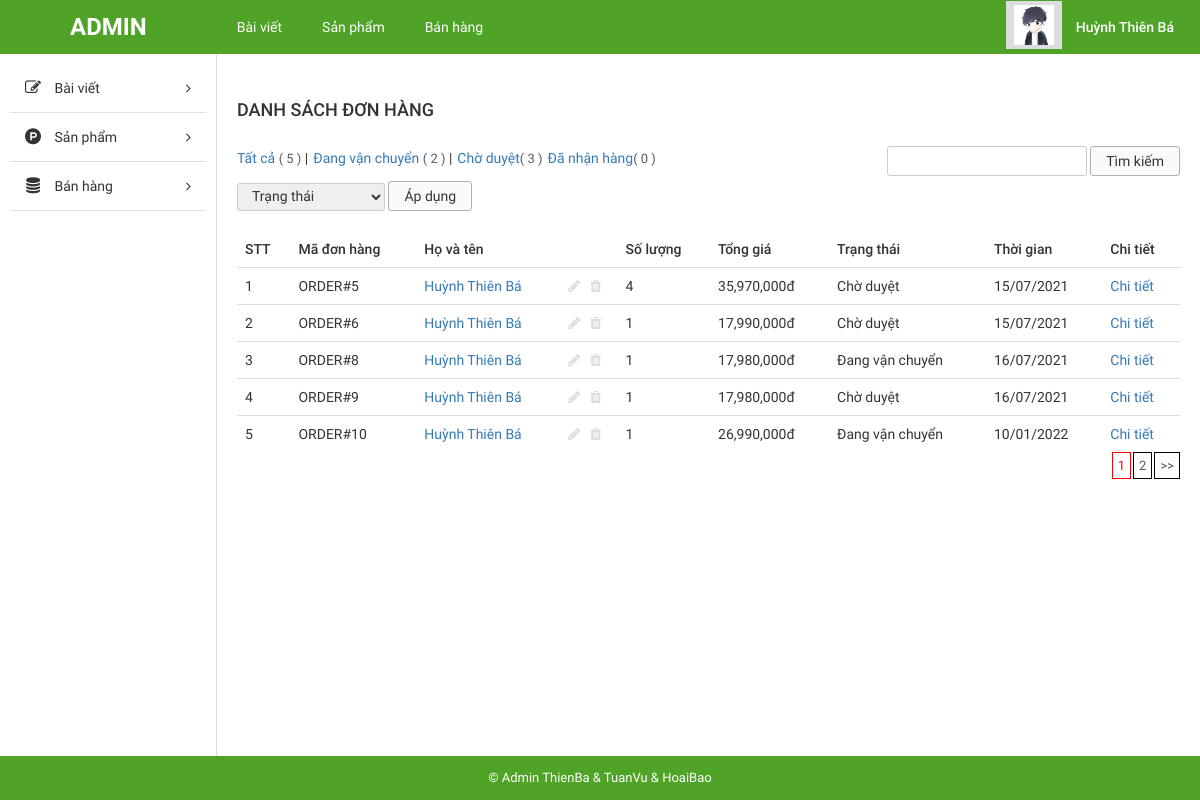
The page /admin/index.php?mod=order&action=list_order (signed in) on the database its author committed.
### tables this page shows
CREATE TABLE `tbl_order` (
  `id` int(11) NOT NULL,
  `order_qty` int(11) NOT NULL,
  `total_price` float NOT NULL,
  `order_status` enum('1','2','3') NOT NULL DEFAULT '1',
  `order_date` int(11) NOT NULL,
  `update_date` int(11) DEFAULT NULL,
  `pay_method` enum('1','2') NOT NULL,
  `product_id` int(11) NOT NULL,
  `customer_id` int(11) NOT NULL
);

CREATE TABLE `tbl_customer` (
  `customer_id` int(11) NOT NULL,
  `order_id` int(11) NOT NULL,
  `name` varchar(100) NOT NULL,
  `phone_number` varchar(11) NOT NULL,
  `email` varchar(100) NOT NULL,
  `address` varchar(300) NOT NULL,
  `update_date` int(11) DEFAULT NULL,
  `date_order` int(11) DEFAULT NULL,
  `notice` text DEFAULT NULL
);

### admin/libraries/database.php (called while the page is built, shortened)
<?php
function db_query($query_string) {
    global $conn;
    $result = mysqli_query($conn, $query_string);
    return $result;
}
function db_fetch_array($query_string) {
    $result = array();
    $mysqli_result = db_query($query_string);
    while ($row = mysqli_fetch_assoc($mysqli_result)) {
        $result[] = $row;
    }
    return $result;
}
function db_num_rows($query_string) {
    $mysqli_result = db_query($query_string);
	return mysqli_num_rows($mysqli_result);
}

### admin/modules/order/controllers/indexController.php (called while the page is built, shortened)
<?php
function list_orderAction()
{
    $num_row = db_num_rows("SELECT * FROM `tbl_order`");
    $total_row = $num_row;
    $num_per_page = 5;
    $num_page = ceil($total_row / $num_per_page);
    $page = isset($_GET['page']) ? (int)$_GET['page'] : 1;
    $start = ($page - 1) * $num_per_page;
    $list_order = get_list_order($start, $num_per_page);
    foreach ($list_order as &$order) {
        $order['url_delete'] = "?mod=order&action=delete_order&id={$order['id']}";
        $order['url_update'] = "?mod=order&action=update_order&id={$order['id']}";
    }
    $data['list_order'] = $list_order;
    load_view("list_order", $data);
}

### admin/core/router.php (called while the page is built, shortened)
<?php
$action_name = get_action().'Action';
call_function(array('construct', $action_name));

### admin/core/appload.php (called while the page is built, shortened)
<?php
require CONFIGPATH . DIRECTORY_SEPARATOR . 'database.php';
require LIBPATH . DIRECTORY_SEPARATOR . 'database.php';
require COREPATH . DIRECTORY_SEPARATOR . 'base.php';
require COREPATH . DIRECTORY_SEPARATOR . 'router.php';

### admin/index.php (called while the page is built, shortened)
<?php
require COREPATH.DIRECTORY_SEPARATOR.'appload.php';

### admin/modules/order/models/indexModel.php (called while the page is built, shortened)
<?php
    function get_list_order($start, $num_per_page){
        return db_fetch_array("SELECT * FROM `tbl_order` LEFT JOIN `tbl_customer` ON `tbl_order`.`customer_id` = `tbl_customer`.`customer_id` LIMIT {$start}, {$num_per_page}");
    }

### admin/helper/users.php (called while the page is built, shortened)
<?php
    function is_login(){
        if(isset($_SESSION['is_login'])){
            return true;
        }
        return false;
    }
    function info_user($field = 'id'){
        $list_user = db_fetch_array("SELECT * FROM `tbl_users`");
        foreach($list_user as $user){
            if(isset($_SESSION['is_login'])){
                if($user['username'] == $_SESSION['user_login']){
                    if(array_key_exists($field, $user)){
                        return $user[$field];
                    }
                }
            }
        }
    }
?>

### admin/helper/format.php (called while the page is built)
<?php
function currency_format($number, $suffix = 'đ'){
    return number_format($number).$suffix;
}

### admin/modules/order/views/list_orderView.php (the view, shortened to what this page needs)
<?php
get_header();
global $num_page, $page, $result_search_status, $result_search, $start;
?>
<div id="main-content-wp" class="list-product-page">
    <div class="wrap clearfix">
        <div id="content" class="fl-right">
            <div class="section" id="title-page">
                <div class="clearfix">
                    <h3 id="index" class="fl-left">Danh sách đơn hàng</h3>
                </div>
            </div>
            <div class="section" id="detail-page">
                <div class="section-detail">
                    <div class="filter-wp clearfix">
                        <ul class="post-status fl-left">
                            <li class="all"><a href="">Tất cả <span class="count">( <?php echo count($list_order); ?> )</span></a> |</li>
                            <li class="publish"><a href="">Đang vận chuyển <span class="count">(
                                        <?php
                                        $count = 0;
                                        foreach ($list_order as $order) {
                                            if ($order['order_status'] == 2) {
                                                $count++;
                                            }
                                        }
                                        echo $count;
                                        ?>
                                        )</span></a> |</li>
                            <li class="pending"><a href="">Chờ duyệt<span class="count">(
                                        <?php
                                        $count = 0;
                                        foreach ($list_order as $order) {
                                            if ($order['order_status'] == 1) {
                                                $count++;
                                            }
                                        }
                                        echo $count;
                                        ?>
                                        )</span></a></li>
                            <li class="pending"><a href="">Đã nhận hàng<span class="count">(
                                        <?php
                                        $count = 0;
                                        echo $count;
                                        ?>
                                        )</span></a></li>
                        </ul>
                        <form method="POST" class="form-s fl-right">
                            <input type="text" name="search" id="s" value="<?php if (!empty($_POST['search'])) echo $_POST['search']; ?>">
                            <input type="submit" name="btn_search" value="Tìm kiếm">
                        </form>
                    </div>
                    <div class="actions">
                        <form method="POST" action="" class="form-actions">
                            <select name="status">
                                <option value="">Trạng thái</option>
                            </select>
                            <input type="submit" name="btn_search_status" value="Áp dụng">
                        </form>
                    </div>
                    <div class="table-responsive">
                        <?php
                        if ((!isset($_POST['btn_search']) || empty($_POST['search'])) && (!isset($_POST['btn_search_status']) || empty($_POST['status']))) {
                            if (!empty($list_order)) {
                        ?>
                                <table class="table list-table-wp">
                                    <thead>
                                        <tr>
                                            <td><span class="thead-text">STT</span></td>
                                            <td><span class="thead-text">Mã đơn hàng</span></td>
                                            <td><span class="thead-text">Họ và tên</span></td>
                                            <td><span class="thead-text">Số lượng</span></td>
                                            <td><span class="thead-text">Tổng giá</span></td>
                                            <td><span class="thead-text">Trạng thái</span></td>
                                            <td><span class="thead-text">Thời gian</span></td>
                                            <td><span class="thead-text">Chi tiết</span></td>
                                        </tr>
                                    </thead>
                                    <tbody>
                                        <?php
                                        $count = $start;
                                        foreach ($list_order as $order) {
                                            $count++;
                                        ?>
                                            <tr>
                                                <td><span class="tbody-text"><?php echo $count; ?></h3></span>
                                                <td><span class="tbody-text"><?php echo "ORDER#" . $order['id']; ?></h3></span>
                                                <td>
                                                    <div class="tb-title fl-left">
                                                        <a href="<?php echo $order['url_update']; ?>" title=""><?php echo $order['name']; ?></a>
                                                    </div>
                                                    <ul class="list-operation fl-right">
                                                        <li><a href="<?php echo $order['url_update']; ?>" title="Sửa" class="edit"><i class="fa fa-pencil" aria-hidden="true"></i></a>
                                                        </li>
                                                        <li><a href="<?php echo $order['url_delete']; ?>" title="Xóa" class="delete"><i class="fa fa-trash" aria-hidden="true"></i></a>
                                                        </li>
                                                    </ul>
                                                </td>
                                                <td><span class="tbody-text"><?php echo $order['order_qty']; ?></span></td>
                                                <td><span class="tbody-text"><?php echo currency_format($order['total_price']); ?></span>
                                                </td>
                                                <td><span class="tbody-text">
                                                        <?php
                                                        if ($order['order_status'] == 1)
                                                            echo "Chờ duyệt";
                                                        if ($order['order_status'] == 2)
                                                            echo "Đang vận chuyển";
                                                        ?></span></td>
                                                <td><span class="tbody-text"><?php echo date('d/m/Y', $order['order_date']); ?></span>
                                                </td>
                                                <td><a href="<?php echo $order['url_detail_order']; ?>" title="" class="tbody-text">Chi tiết</a></td>
                                            </tr>
                                        <?php } ?>
                                    </tbody>
                                </table>
                        <?php
                            }
                        }
                        ?>
                    </div>
                </div>
            </div>
            <div class="section" id="paging-wp">
                <div class="section-detail clearfix">
                    <?php
                    if ((!isset($_POST['btn_search']) || empty($_POST['search'])) && (!isset($_POST['btn_search_status']) || empty($_POST['status']))) {
                        echo get_pagging($num_page, $page, "?mod=order&action=list_order");
                    }
                    ?>
                </div>
            </div>
        </div>
    </div>
</div>

### admin/core/base.php (shortened to what this page needs)
<?php
function get_module() {
    global $config;
    $module = isset($_GET['mod']) ? $_GET['mod'] : $config['default_module'];
    return $module;
}
function call_function($list_function = array()) {
    if (is_array($list_function)) {
        foreach ($list_function as $f) {
            if (function_exists($f())) {
                $f();
            }
        }
    }
}
function load_view($name, $data_send = array()) {
    $data = $data_send;
    $path = MODULESPATH . DIRECTORY_SEPARATOR . get_module() . DIRECTORY_SEPARATOR . 'views' . DIRECTORY_SEPARATOR . $name . 'View.php';
    if (file_exists($path)) {
        require $path;
    } else {
        echo "Không tìm thấy {$path}";
    }
}
function get_header($name = '') {
    if (empty($name)) {
        $name = 'header';
    } else {
        $name = "header-{$name}";
    }
    $path = LAYOUTPATH . DIRECTORY_SEPARATOR . $name . '.php';
    if (file_exists($path)) {
        require $path;
    } else {
        echo "Không tìm thấy {$path}";
    }
}
function get_footer($name = '') {
    global $data;
    if (empty($name)) {
        $name = 'footer';
    } else {
        $name = "footer-{$name}";
    }
    $path = LAYOUTPATH . DIRECTORY_SEPARATOR . $name . '.php';
    if (file_exists($path)) {
        if (is_array($data)) {
            foreach ($data as $key => $a) {
                $$key = $a;
            }
        }
        require $path;
    } else {
        echo "Không tìm thấy {$path}";
    }
}
function get_sidebar($name = '') {
    global $data;
    if (empty($name)) {
        $name = 'sidebar';
    } else {
        $name = "sidebar-{$name}";
    }
    $path = LAYOUTPATH . DIRECTORY_SEPARATOR . $name . '.php';
    if (file_exists($path)) {
        if (is_array($data)) {
            foreach ($data as $key => $a) {
                $$key = $a;
            }
        }
        require $path;
    } else {
        echo "Không tìm thấy {$path}";
    }
}
?>

### admin/public/css/import/global.css (style rules this page uses)
body { font-family: "Roboto Regular"; font-size: 14px; line-height: 24px; color: #333; }
.fl-left { float: left; }
.fl-right { float: right; }
ul li { list-style: none!important; }
a { text-decoration: none!important; }

### admin/public/css/import/list_post.css (style rules this page uses)
#content { width: 82%; border-left: 1px solid #ddd; padding: 20px; }
#index { font-family: 'Roboto Medium'; font-weight: normal; text-transform: uppercase; font-size: 18px; padding: 24px 0px; }
.list-table-wp thead tr td { font-family: 'Roboto Medium'; font-weight: normal; }
.list-operation li { float: left; }
.list-operation li a { display: block; padding: 0px 5px; color: #ddd; }
.tb-title { width: 75%; display: -webkit-box; -webkit-line-clamp: 1; -moz-line-clamp: 1; -o-line-clamp: 1; -webkit-box-orient: vertical; -moz-box-orient: vertical; -o-box-orient: vertical; max-height: 100%; overflow: hidden; }
.list-operation { width: 25%; }
.filter-wp { margin-bottom: 5px; }
.actions { margin-bottom: 20px; }
.post-status li { float: left; font-size: 14px; margin-right: 5px; }
.post-status li .count { color: #555d66; font-size: 13px; display: inline-block; }
.form-s input[type="text"], .form-actions select { border-radius: 3px; border: 1px solid #ccc; padding: 2px 10px; }
.form-s input[type="submit"], .form-actions input[type="submit"] { border-radius: 3px; border: 1px solid #afafaf; padding: 2px 15px; background: #fafafa; }
.form-actions select { padding: 4px 10px; }

### admin/public/css/import/menu.css (style rules this page uses)
.actions select { border-radius: 3px; border: 1px solid #ccc; padding: 4px 10px; }

### admin/public/css/import/detail_order.css (style rules this page uses)
.table { margin-bottom: 0!important; }

### rows shown on the page
tbl_order: id "5", customer.name "Huỳnh Thiên Bá", order_qty "4", total_price "35,970,000đ", order_status "Chờ duyệt", order_date "15/07/2021"
tbl_order: id "6", customer.name "Huỳnh Thiên Bá", order_qty "1", total_price "17,990,000đ", order_status "Chờ duyệt", order_date "15/07/2021"
tbl_order: id "8", customer.name "Huỳnh Thiên Bá", order_qty "1", total_price "17,980,000đ", order_status "Đang vận chuyển", order_date "16/07/2021"
tbl_order: id "9", customer.name "Huỳnh Thiên Bá", order_qty "1", total_price "17,980,000đ", order_status "Chờ duyệt", order_date "16/07/2021"
tbl_order: id "10", customer.name "Huỳnh Thiên Bá", order_qty "1", total_price "26,990,000đ", order_status "Đang vận chuyển", order_date "10/01/2022"

### other values the page prints
info_user('fullname') "Huỳnh Thiên Bá"
count($list_order) "5"
$count "2"
$count "3"
$count "0"
